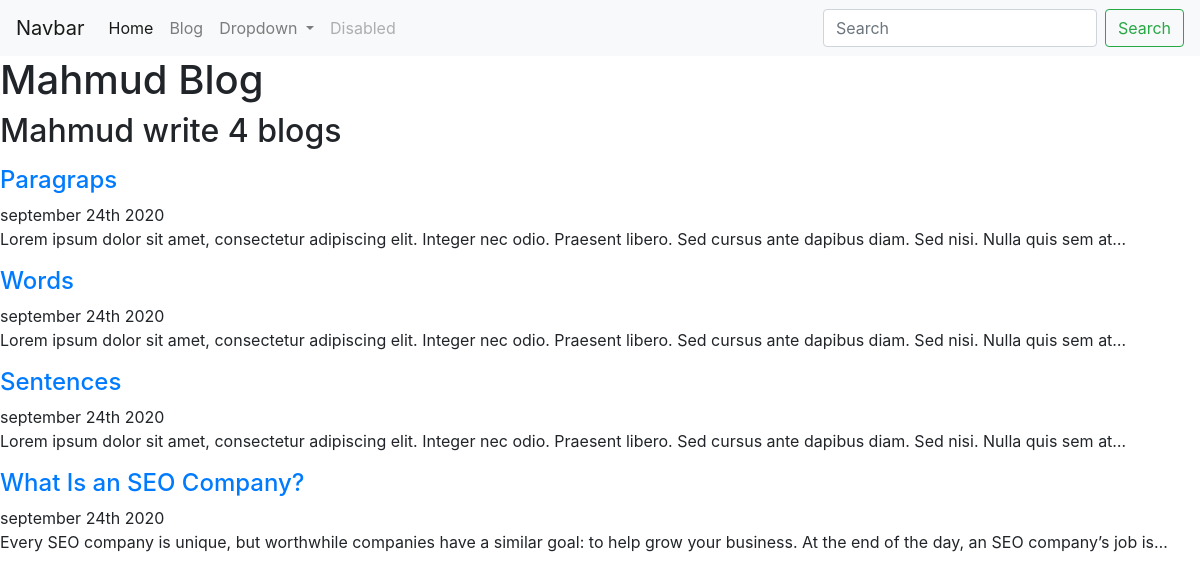
Screenshot of /blog/ with the database file from the repository.
### blog/models.py (models this page shows)
class Blog(models.Model):
    Title=models.CharField(max_length=100)
    description=models.TextField()
    date=models.DateField()

### blog/views.py (the view)
# urls.py: path('',views.all_blog,name='all_blog'),
def all_blog(request):
    blog_cout=Blog.objects.count
    context=Blog.objects.order_by('-date')[0:5]
    return render(request,'blog/all_blog.html',{'sos':context})

### templates/blog/all_blog.html
{% extends 'base.html' %}
{% block content %}
<h1>Mahmud Blog</h1>
<h2>Mahmud write {{sos.count }} blog{{sos.count|pluralize }}</h2>
{% for Blog in sos %}
<p>
    <a href="{% url 'blog:detail' Blog.id %}"><h4> {{Blog.Title}}</h4></a>
    {{Blog.date|date:'F jS Y'|lower}}
    <br>
    {{Blog.description|truncatechars:150}}
</p>
{% endfor %}
{% endblock %}

### templates/base.html (shortened to what this page needs)
<!doctype html>
<html lang="en">
  <head>
    <link rel="stylesheet" href="https://stackpath.bootstrapcdn.com/bootstrap/4.5.2/css/bootstrap.min.css">
  </head>
  <body>
    <nav class="navbar navbar-expand-lg navbar-light bg-light">
        <a class="navbar-brand" href="#">Navbar</a>
        <div class="collapse navbar-collapse" id="navbarSupportedContent">
          <ul class="navbar-nav mr-auto">
            <li class="nav-item active">
              <a class="nav-link" href="{% url 'home' %}">Home <span class="sr-only">(current)</span></a>
            </li>
            <li class="nav-item">
              <a class="nav-link" href="{% url 'blog:all_blog' %}">Blog</a>
            </li>
            <li class="nav-item dropdown">
              <a class="nav-link dropdown-toggle" href="#" id="navbarDropdown" role="button" data-toggle="dropdown" aria-haspopup="true" aria-expanded="false">
                Dropdown
              </a>
            </li>
            <li class="nav-item">
              <a class="nav-link disabled" href="#" tabindex="-1" aria-disabled="true">Disabled</a>
            </li>
          </ul>
          <form class="form-inline my-2 my-lg-0">
            <input class="form-control mr-sm-2" type="search" placeholder="Search" aria-label="Search">
            <button class="btn btn-outline-success my-2 my-sm-0" type="submit">Search</button>
          </form>
        </div>
      </nav>
      {% block content %}{% endblock %}
  </body>
</html>

### rows the page displays
Blog: Title "Paragraps", date "september 24th 2020", description "Lorem ipsum dolor sit amet, consectetur adipiscing elit. Integer nec odio. Praesent libero. Sed cursus ante dapibus diam. Sed nisi. Nulla quis sem at…"
Blog: Title "Words", date "september 24th 2020", description "Lorem ipsum dolor sit amet, consectetur adipiscing elit. Integer nec odio. Praesent libero. Sed cursus ante dapibus diam. Sed nisi. Nulla quis sem at…"
Blog: Title "Sentences", date "september 24th 2020", description "Lorem ipsum dolor sit amet, consectetur adipiscing elit. Integer nec odio. Praesent libero. Sed cursus ante dapibus diam. Sed nisi. Nulla quis sem at…"
Blog: Title "What Is an SEO Company?", date "september 24th 2020", description "Every SEO company is unique, but worthwhile companies have a similar goal: to help grow your business. At the end of the day, an SEO company’s job is…"

### other values shown
{{ sos.count }} "4"
